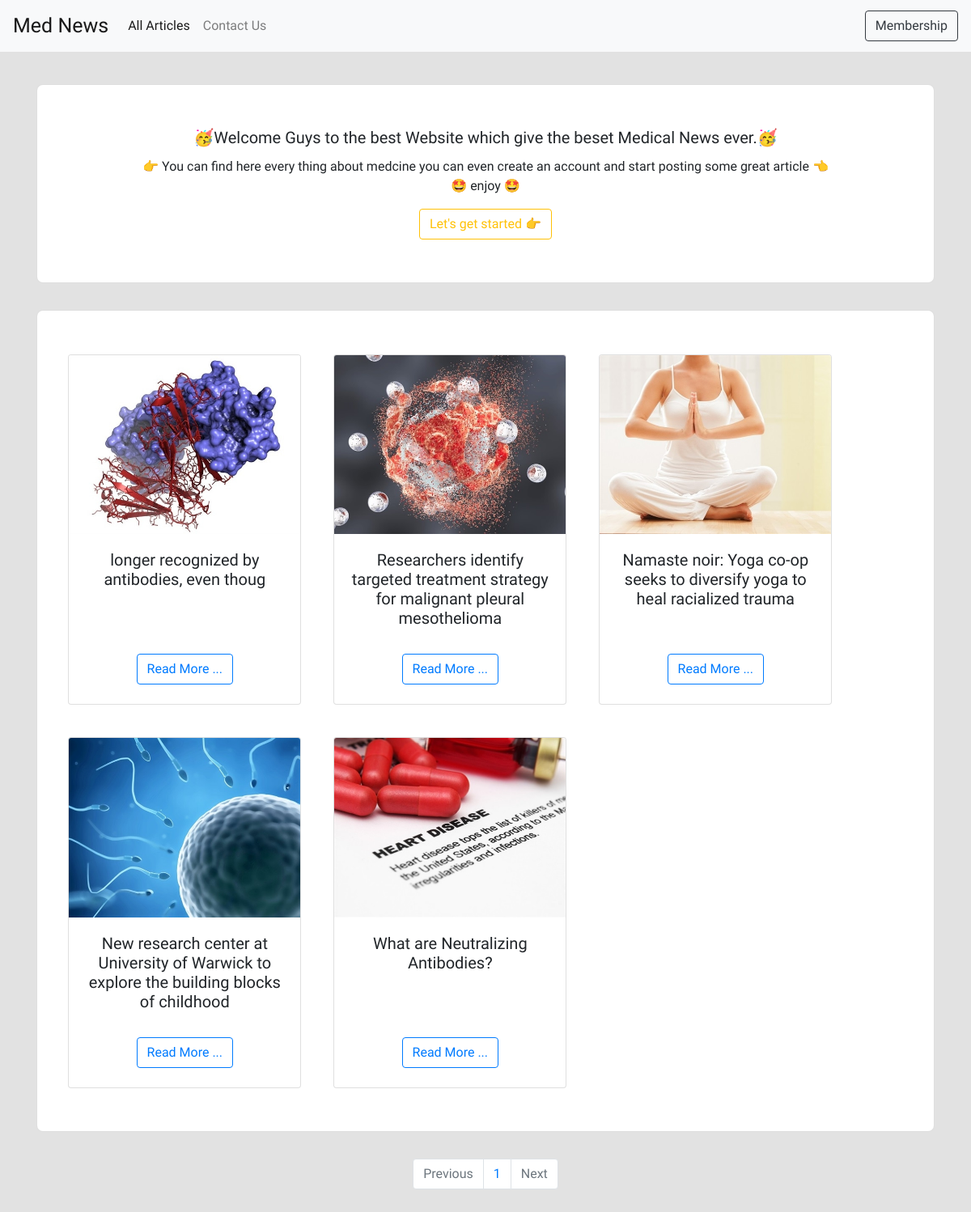
The page / on the database its author committed.
### main/models.py (models this page shows, shortened)
class Article(models.Model):
    user = models.ForeignKey(User, on_delete=models.CASCADE, null=True,blank=True)
    title = models.CharField(max_length=250, null=True)
    content = RichTextField(null=True)
    source = models.CharField(max_length=250, null=True)
    image = models.ImageField(upload_to='article_img/',null=True,blank=True)
    published_at = models.DateTimeField(auto_now=True)

### main/views.py (the view)
# urls.py: 2. Add a URL to urlpatterns:  path('', views.home, name='home')
def home(request):
    articles = Article.objects.all().order_by('-published_at')
    paginator = Paginator(articles, 9)
    page_number = request.GET.get('page')
    page_obj = paginator.get_page(page_number)
    context = {
        'articles':articles,
        'page_obj':page_obj,
        'paginator':paginator,
    }
    return render(request, 'main/home.html', context)

### main/templates/main/home.html (shortened to what this page needs)
{% extends 'base.html' %}
{% block main %}
    {% if not request.user.is_authenticated %}
    <div class="card text-center emp-profile">
        <div class="card-body">
            <h5 class="card-title">🥳Welcome Guys to the best Website which give the beset Medical News ever.🥳</h5>
            <p class="card-text">👉 You can find here every thing about medcine you can even create an account and start posting some great article 👈 <br> 🤩 enjoy 🤩 </p>
            <a href="{% url 'register:membership' %}" class="btn btn-outline-warning">Let's get started 👉</a>
        </div>
    </div>
    {% endif %}
    <div class="card text-center emp-profile">
            <div class="row" >
                {% for article in page_obj %}
                <div class="card ar_div" style="width: 18rem;">
                    <img src="{{article.image.url}}" class="card-img-top" alt="...">
                    <div class="card-body">
                    <h5 class="card-title" style="font-family: 'Monda', sans-serif;">{{article.title}}</h5>
                    </div>
                    <div class="container">
                      <a href="{% url 'main:details' article.id %}" class="btn btn-outline-primary">Read More ...</a>
                    </div>
                    <br>
                </div>
                {% endfor %}
            </div>
    </div>
    <nav aria-label="Page navigation example">
        <ul class="pagination justify-content-center">
        {% if page_obj.has_previous %}
          <li class="page-item">
            <a class="page-link" href="?page={{ page_obj.previous_page_number }}" tabindex="-1" aria-disabled="true">Previous</a>
          </li>
        {% else %}
          <li class="page-item disabled">
            <a class="page-link" href="#" tabindex="-1" aria-disabled="true">Previous</a>
          </li>
        {% endif %}
        {% for x in paginator.page_range %}
          <li class="page-item"><a class="page-link" href="?page={{x}}">{{x}}</a></li>
        {% endfor %}
        {% if page_obj.has_next %}
          <li class="page-item">
            <a class="page-link" href="#">Next</a>
          </li>
        {% else %}
          <li class="page-item disabled">
            <a class="page-link" href="#">Next</a>
          </li>
        {% endif %}
        </ul>
      </nav>
{% endblock %}

### templates/base.html (shortened to what this page needs)
{% load static %}
<!DOCTYPE html>
<html lang="en">
<head>
    <link rel="stylesheet" href="https://stackpath.bootstrapcdn.com/bootstrap/4.5.0/css/bootstrap.min.css">
    <link rel="stylesheet" href="{% static 'css/style.css' %}">
</head>
<body>
    {% include 'navbar.html' %}
    <div class="container main_container">
        {% block main %}{% endblock %}
    </div>
</body>
</html>

### templates/navbar.html (shortened to what this page needs)
<nav class="navbar navbar-expand-lg navbar-light bg-light">
    <a class="navbar-brand" href="/" style="font-family: 'Krona One', sans-serif;font-size: 25px;">Med News</a>
    <div class="collapse navbar-collapse" id="navbarNav">
      <ul class="navbar-nav">
        <li class="nav-item active">
          <a class="nav-link" href="/">All Articles <span class="sr-only">(current)</span></a>
        </li>
        <li class="nav-item">
          <a class="nav-link" href="{% url 'contact_us' %}">Contact Us</a>
        </li>
      </ul>
    </div>
    {% if request.user.is_authenticated %}
    <a href="{% url 'register:profile' %}" class="btn btn-outline-dark" style="margin-right: 10px;">{{request.user|title}}</a>
    <a href="{% url 'register:logout_page' %}" class="btn btn-outline-dark">Logout</a>
    {% else %}
    <a href="{% url 'register:membership' %}" class="btn btn-outline-dark">Membership</a>
    {% endif %}
  </nav>

### static/css/style.css (style rules this page uses)
body { background-color: rgb(226, 226, 226); }
.ar_div { margin: 20px; }
* { font-family: 'Monda', sans-serif;; }
.main_container { margin-top: 40px; margin-bottom: 40px; }

### main/templates/main/home.html (style rules this page uses)
.emp-profile { padding: 3%; margin-top: 3%; margin-bottom: 3%; border-radius: 0.5rem; background: #fff; }

### rows shown on the page
Article: image (picture), title "longer recognized by antibodies, even thoug"
Article: image (picture), title "Researchers identify targeted treatment strategy for malignant pleural mesothelioma"
Article: image (picture), title "Namaste noir: Yoga co-op seeks to diversify yoga to heal racialized trauma"
Article: image (picture), title "New research center at University of Warwick to explore the building blocks of childhood"
Article: image (picture), title "What are Neutralizing Antibodies?"

### other values the page prints
{{ x }} "1"
